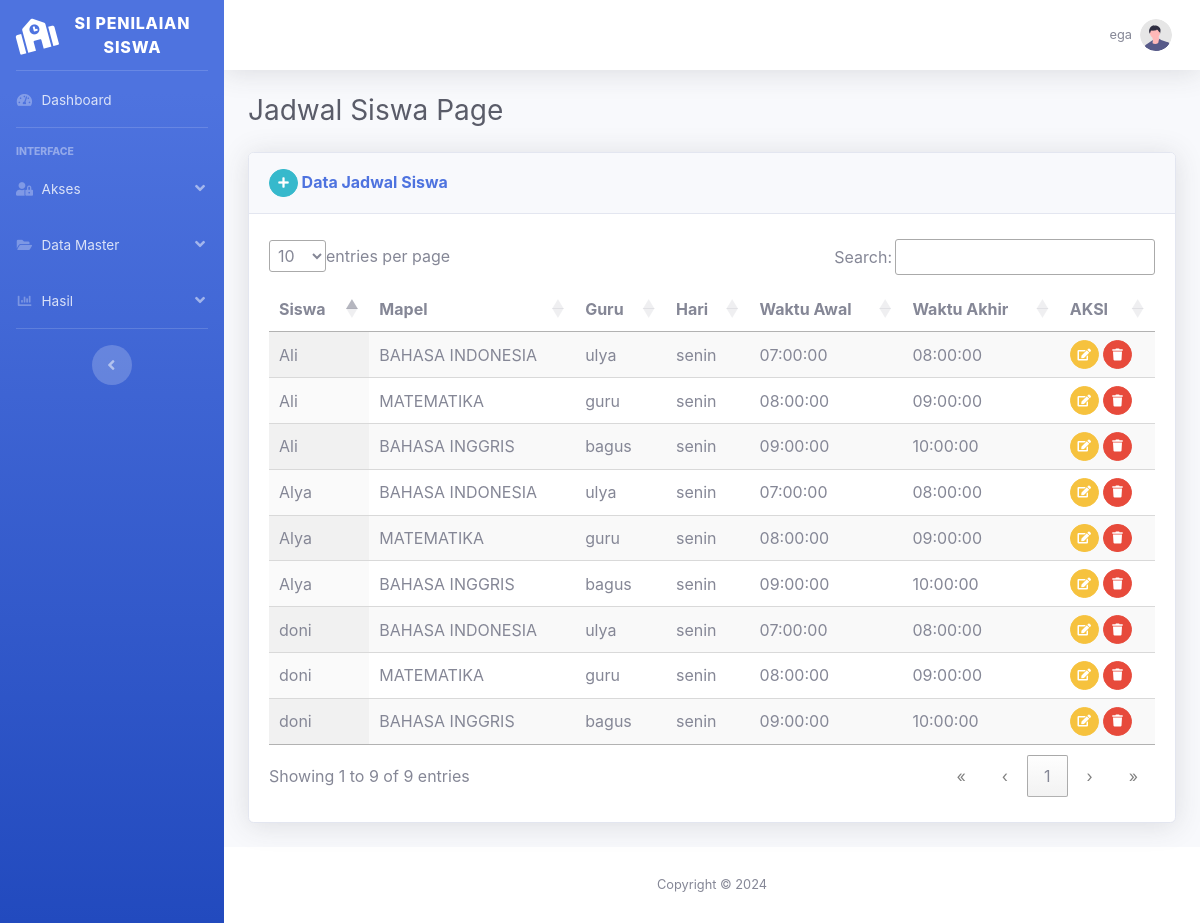
The page /app/jadwal_siswa/jadwal_siswa.php (signed in) on the database its author committed.
### tables this page shows
CREATE TABLE `jadwal_siswa` (
  `id_jadwal_siswa` int(11) NOT NULL,
  `id_siswa` int(11) NOT NULL,
  `id_mapel` int(11) NOT NULL,
  `id_guru` int(11) NOT NULL,
  `id_kelas` int(11) NOT NULL,
  `hari` varchar(10) DEFAULT NULL,
  `waktu_awal` time DEFAULT NULL,
  `waktu_akhir` time DEFAULT NULL
);

CREATE TABLE `siswa` (
  `id_siswa` int(11) NOT NULL,
  `nis` varchar(15) NOT NULL,
  `nm_siswa` varchar(20) DEFAULT NULL,
  `id_kelas` int(11) NOT NULL,
  `alamat_siswa` text DEFAULT NULL,
  `jk_siswa` enum('L','P') NOT NULL,
  `tgl_lahir_siswa` date DEFAULT NULL,
  `no_hp` varchar(20) NOT NULL,
  `nm_wali` varchar(100) DEFAULT NULL,
  `status_siswa` varchar(10) DEFAULT NULL
);

CREATE TABLE `mapel` (
  `id_mapel` int(11) NOT NULL,
  `id_periode` int(11) NOT NULL,
  `nm_mapel` varchar(50) DEFAULT NULL
);

CREATE TABLE `guru` (
  `id_guru` int(11) NOT NULL,
  `nip` int(11) NOT NULL,
  `nm_guru` varchar(30) NOT NULL,
  `alamat_guru` text DEFAULT NULL,
  `jk_guru` enum('L','P') NOT NULL,
  `tgl_lahir` date DEFAULT NULL,
  `no_hp_guru` varchar(13) DEFAULT NULL,
  `foto` text DEFAULT NULL
);

### config/config.php (called while the page is built, shortened)
<?php
function Url_web(){
    return "/penilaian-moving-average";
}
$defaul_uri = Url_web();
$url = "http://".$_SERVER['SERVER_NAME']."".$defaul_uri;
function DB(){
    return ["localhost", "root", "", "penilaian_ma"];
}
function QueryManyData($sql){
    $conn = new mysqli(DB()[0], DB()[1], DB()[2], DB()[3]);
    $result = $conn->query($sql);
    return $result;
}
function QueryOnedata($sql){
    $conn = new mysqli(DB()[0], DB()[1], DB()[2], DB()[3]);
    $result = $conn->query($sql);
    return $result;
}

### app/jadwal_siswa/jadwal_siswa.php (the view, shortened to what this page needs)
<?php include_once '../template/header.php'; ?>
<?php include_once '../template/sidebar.php'; ?>
<?php include_once '../template/navbar.php'; ?>
<div class="container-fluid">
    <h1 class="h3 mb-4 text-gray-800">Jadwal Siswa Page</h1>
    <div class="card shadow mb-4">
        <div class="card-header py-3">
            <h6 class="m-0 font-weight-bold text-primary">
                <a href="<?= $url ?>/app/jadwal_siswa/jadwal_siswa_tambah.php" class="btn btn-info btn-sm btn-circle">
                    <i class="fas fa-plus"></i>
                </a>
                Data Jadwal Siswa
            </h6>
        </div>
        <div class="card-body">
            <table id="example" class="display" style="width:100%">
                <thead>
                    <tr>
                        <th>Siswa</th>
                        <th>Mapel</th>
                        <th>Guru</th>
                        <th>Hari</th>
                        <th>Waktu Awal</th>
                        <th>Waktu Akhir</th>
                        <th>AKSI</th>
                    </tr>
                </thead>
                <tbody>
                    <?php
                    foreach (QueryManyData("SELECT * FROM jadwal_siswa ") as $row) {
                        $siswa = QueryOnedata("SELECT * FROM siswa WHERE id_siswa = " . $row['id_siswa'] . " ")->fetch_assoc();
                        $mapel = QueryOnedata("SELECT * FROM mapel WHERE id_mapel = " . $row['id_mapel'] . " ")->fetch_assoc();
                        $guru = QueryOnedata("SELECT * FROM guru WHERE id_guru = " . $row['id_guru'] . " ")->fetch_assoc();
                    ?>
                        <tr>
                            <td><?= $siswa["nm_siswa"] ?></td>
                            <td>
                                <?= $mapel["nm_mapel"] ?>
                            </td>
                            <td><?= $guru["nm_guru"] ?></td>
                            <td><?= $row["hari"] ?></td>
                            <td><?= $row["waktu_awal"] ?></td>
                            <td><?= $row["waktu_akhir"] ?></td>
                            <td>
                                <a href="<?= $url ?>/app/jadwal_siswa/jadwal_siswa_edit.php?id_jadwal_siswa=<?= $row["id_jadwal_siswa"] ?>" class="btn btn-warning btn-sm btn-circle">
                                    <i class="fas fa-edit"></i>
                                </a>
                                <button onclick="ConfirmDelete(<?= $row['id_jadwal_siswa'] ?>)" class="btn btn-danger btn-sm btn-circle">
                                    <i class="fas fa-trash"></i>
                                </button>
                            </td>
                        </tr>
                    <?php
                    }
                    ?>
                </tbody>
            </table>
        </div>
    </div>
</div>
<?php include_once '../template/footer.php'; ?>

### assets/css/dataTables.dataTables.css (style rules this page uses)
:root { --dt-row-selected: 13, 110, 253; --dt-row-selected-text: 255, 255, 255; --dt-row-selected-link: 9, 10, 11; --dt-row-stripe: 0, 0, 0; --dt-row-hover: 0, 0, 0; --dt-column-ordering: 0, 0, 0; --dt-html-background: white; }
table.dataTable thead > tr > th.dt-orderable-asc, table.dataTable thead > tr > th.dt-orderable-desc, table.dataTable thead > tr > th.dt-ordering-asc, table.dataTable thead > tr > th.dt-ordering-desc, table.dataTable thead > tr > td.dt-orderable-asc, table.dataTable thead > tr > td.dt-orderable-desc, table.dataTable thead > tr > td.dt-ordering-asc, table.dataTable thead > tr > td.dt-ordering-desc { position: relative; padding-right: 30px; }
table.dataTable thead > tr > th.dt-orderable-asc, table.dataTable thead > tr > th.dt-orderable-desc, table.dataTable thead > tr > td.dt-orderable-asc, table.dataTable thead > tr > td.dt-orderable-desc { cursor: pointer; }
table.dataTable th, table.dataTable td { box-sizing: border-box; }
table.dataTable thead th, table.dataTable thead td, table.dataTable tfoot th, table.dataTable tfoot td { text-align: left; }
table.dataTable { width: 100%; margin: 0 auto; border-spacing: 0; }
table.dataTable thead th, table.dataTable tfoot th { font-weight: bold; }
table.dataTable > thead > tr > th, table.dataTable > thead > tr > td { padding: 10px; border-bottom: 1px solid rgba(0, 0, 0, 0.3); }
table.dataTable > tbody > tr { background-color: transparent; }
table.dataTable > tbody > tr:first-child > * { border-top: none; }
table.dataTable > tbody > tr:last-child > * { border-bottom: none; }
table.dataTable > tbody > tr > th, table.dataTable > tbody > tr > td { padding: 8px 10px; }
table.dataTable.row-border > tbody > tr > *, table.dataTable.display > tbody > tr > * { border-top: 1px solid rgba(0, 0, 0, 0.15); }
table.dataTable.row-border > tbody > tr:first-child > *, table.dataTable.display > tbody > tr:first-child > * { border-top: none; }
table.dataTable.stripe > tbody > tr:nth-child(odd) > *, table.dataTable.display > tbody > tr:nth-child(odd) > * { box-shadow: inset 0 0 0 9999px rgba(0, 0, 0, 0.023); box-shadow: inset 0 0 0 9999px rgba(var(--dt-row-stripe), 0.023); }
table.dataTable.order-column > tbody tr > .sorting_1, table.dataTable.order-column > tbody tr > .sorting_2, table.dataTable.order-column > tbody tr > .sorting_3, table.dataTable.display > tbody tr > .sorting_1, table.dataTable.display > tbody tr > .sorting_2, table.dataTable.display > tbody tr > .sorting_3 { box-shadow: inset 0 0 0 9999px rgba(0, 0, 0, 0.019); box-shadow: inset 0 0 0 9999px rgba(var(--dt-column-ordering), 0.019); }
table.dataTable.display > tbody > tr:nth-child(odd) > .sorting_1, table.dataTable.order-column.stripe > tbody > tr:nth-child(odd) > .sorting_1 { box-shadow: inset 0 0 0 9999px rgba(0, 0, 0, 0.054); box-shadow: inset 0 0 0 9999px rgba(var(--dt-column-ordering), 0.054); }
div.dt-container.dt-empty-footer tbody > tr:last-child > * { border-bottom: 1px solid rgba(0, 0, 0, 0.3); }

### rows shown on the page
jadwal_siswa: id_siswa.nm_siswa "Ali", id_mapel.nm_mapel "BAHASA INDONESIA", id_guru.nm_guru "ulya", hari "senin", waktu_awal "07:00:00", waktu_akhir "08:00:00"
jadwal_siswa: id_siswa.nm_siswa "Alya", id_mapel.nm_mapel "BAHASA INDONESIA", id_guru.nm_guru "ulya", hari "senin", waktu_awal "07:00:00", waktu_akhir "08:00:00"
jadwal_siswa: id_siswa.nm_siswa "doni", id_mapel.nm_mapel "BAHASA INDONESIA", id_guru.nm_guru "ulya", hari "senin", waktu_awal "07:00:00", waktu_akhir "08:00:00"
jadwal_siswa: id_siswa.nm_siswa "Ali", id_mapel.nm_mapel "MATEMATIKA", id_guru.nm_guru "guru", hari "senin", waktu_awal "08:00:00", waktu_akhir "09:00:00"
jadwal_siswa: id_siswa.nm_siswa "Alya", id_mapel.nm_mapel "MATEMATIKA", id_guru.nm_guru "guru", hari "senin", waktu_awal "08:00:00", waktu_akhir "09:00:00"
jadwal_siswa: id_siswa.nm_siswa "doni", id_mapel.nm_mapel "MATEMATIKA", id_guru.nm_guru "guru", hari "senin", waktu_awal "08:00:00", waktu_akhir "09:00:00"
jadwal_siswa: id_siswa.nm_siswa "Ali", id_mapel.nm_mapel "BAHASA INGGRIS", id_guru.nm_guru "bagus", hari "senin", waktu_awal "09:00:00", waktu_akhir "10:00:00"
jadwal_siswa: id_siswa.nm_siswa "Alya", id_mapel.nm_mapel "BAHASA INGGRIS", id_guru.nm_guru "bagus", hari "senin", waktu_awal "09:00:00", waktu_akhir "10:00:00"
jadwal_siswa: id_siswa.nm_siswa "doni", id_mapel.nm_mapel "BAHASA INGGRIS", id_guru.nm_guru "bagus", hari "senin", waktu_awal "09:00:00", waktu_akhir "10:00:00"

### other values the page prints
$_SESSION['username'] "ega"
